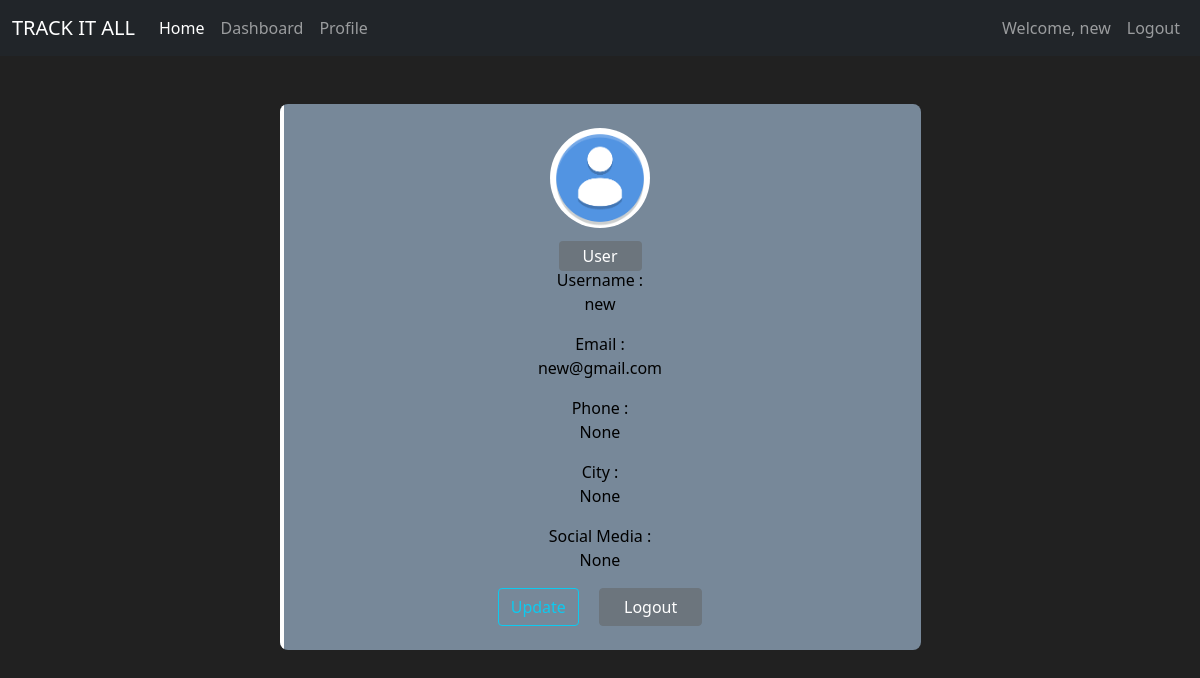
The app's page /profile (signed in) with its own data.
### my_app/models.py (models this page shows, shortened)
class User(db.Model,UserMixin):
    id=db.Column(db.Integer(), primary_key=True)
    username=db.Column(db.String(length=40), nullable=False, unique=True)
    email=db.Column(db.String(length=50), nullable=False, unique=True)
    password_hash=db.Column(db.String(length=60), nullable=False)
    target=db.Column(db.Integer(), nullable=False, default=0)          #one to many relationship
    trackers=db.relationship('Tracker',backref='owned_user', lazy=True)     #lazy=True it allows sqlalchemy to grab hold of all items in one shot
    log=db.relationship('Log')
    role=db.Column(db.String(), nullable=False, default='User')          #one to many relationship
    city=db.Column(db.String())
    phone_num=db.Column(db.Integer())
    social=db.Column(db.String())
    @property
    def password(self):
        return self.password

### my_app/routes.py (the view, shortened to what this page needs)
@app.route('/profile', methods=['GET', 'POST'])
@login_required
def profile_page():
    update_profile = UpdateProfile()
    return render_template('profile.html', update_profile=update_profile)

### my_app/models.py (called while the page is built)
@login_manager.user_loader
def load_user(user_id):
    return User.query.get(int(user_id))

### my_app/templates/profile.html (shortened to what this page needs)
{% extends 'base.html' %}
{% block content %}
  <div class="container mt-5">
    <div class="row d-flex justify-content-center">
        <div class="col-md-7">
            <div class="card p-3 py-4" style="background-color:lightslategray;">
                <div class="image text-center">
                    <img src="{{ url_for('static',filename='images/download.png') }}" width="100" class="rounded-circle">
                </div>
                <div class="text-center mt-3">
                    <span class="bg-secondary p-1 px-4 rounded text-center">{{current_user.role}}</span>
                    <div class="profile" style="color: black;">
                        Username : <p>{{ current_user.username }}</p>
                        Email : <p>{{ current_user.email}} </p>
                        Phone : <p>{{ current_user.phone_num }}</p>
                        City : <p>{{ current_user.city }}</p>
                        Social Media : <p>{{ current_user.social }}</p>
                    </div>
                    <div class="buttons">
                        <button type="button" class="btn btn-outline-info" data-bs-toggle="modal" data-bs-target="#Modal-Profile">
                        </button>                        <a class="btn btn-secondary px-4 ms-3" href="{{url_for('logout_page')}}">Logout</a>
                    </div>
                </div>
            </div>
        </div>
    </div>
</div>
{% endblock %}

### my_app/templates/base.html (shortened to what this page needs)
<!doctype html>
<html lang="en">
  <head>
    <link href="https://cdn.jsdelivr.net/npm/bootstrap@5.1.3/dist/css/bootstrap.min.css" rel="stylesheet">
    <link rel="stylesheet" href="{{ url_for('static',filename='css/style.css') }}">
  </head>
  <body>
    <nav class="navbar navbar-expand-lg navbar-dark bg-dark">
        <div class="container-fluid">
          <a class="navbar-brand" href="#">TRACK IT ALL</a>
          <div class="collapse navbar-collapse" id="navbarSupportedContent">
            <ul class="navbar-nav me-auto mb-2 mb-lg-0">
              <li class="nav-item">
                <a class="nav-link active" aria-current="page" href="{{ url_for('home_page') }}">Home</a>
              </li>
              <li class="nav-item">
                <a class="nav-link" href="{{ url_for('dashboard_page') }}">Dashboard</a>
              </li>
              <li class="nav-item">
                <a class="nav-link" href="{{ url_for('profile_page') }}">Profile</a>
              </li>
            </ul>
            {% if current_user.is_authenticated %}
            <ul class="navbar-nav ms-auto">
                <li class="nav-item">
                    <a class="nav-link" href="#">Welcome, {{ current_user.username}}</a>
                </li>
                <li class="nav-item">
                    <a class="nav-link" href="{{ url_for('logout_page') }}">Logout</a>
                </li>
            </ul>
            {% endif %}
          </div>
        </div>
    </nav>
    {% block content %}
    {% endblock %}
  </body>
</html>

### my_app/static/css/style.css (style rules this page uses)
body { background-color: #212121; color: white; }
.card { border:none; position:relative; overflow:hidden; border-radius:8px; cursor:pointer; }
.card:before { content:""; position:absolute; left:0; top:0; width:4px; height:100%; background-color:white; transform:scaleY(1); transition:all 0.5s; transform-origin: bottom }
.card:after { content:""; position:absolute; left:0; top:0; width:4px; height:100%; background-color:black; transform:scaleY(0); transition:all 0.5s; transform-origin: bottom }
.image img { transition: all 0.5s }

### records on screen
User: username "new", role "User", email "new@gmail.com", phone_num "None", city "None", social "None"
